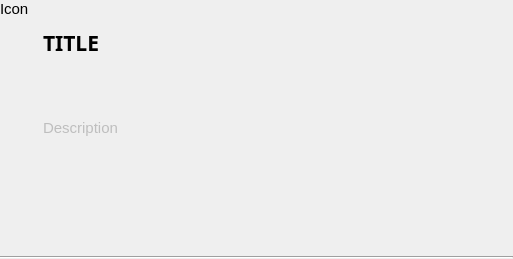
<?xml version="1.0" encoding="UTF-8"?>
<ui version="4.0">
 <class>CategoryWidget</class>
 <widget class="QWidget" name="CategoryWidget">
  <property name="geometry">
   <rect>
    <x>0</x>
    <y>0</y>
    <width>513</width>
    <height>259</height>
   </rect>
  </property>
  <property name="font">
   <font>
    <pointsize>11</pointsize>
   </font>
  </property>
  <property name="windowTitle">
   <string>Form</string>
  </property>
  <layout class="QVBoxLayout" name="verticalLayout">
   <property name="spacing">
    <number>0</number>
   </property>
   <property name="leftMargin">
    <number>0</number>
   </property>
   <property name="topMargin">
    <number>0</number>
   </property>
   <property name="rightMargin">
    <number>0</number>
   </property>
   <property name="bottomMargin">
    <number>0</number>
   </property>
   <item>
    <widget class="QWidget" name="headerWidget" native="true">
     <property name="sizePolicy">
      <sizepolicy hsizetype="Expanding" vsizetype="Minimum">
       <horstretch>0</horstretch>
       <verstretch>0</verstretch>
      </sizepolicy>
     </property>
     <property name="minimumSize">
      <size>
       <width>32</width>
       <height>64</height>
      </size>
     </property>
     <property name="font">
      <font>
       <pointsize>11</pointsize>
      </font>
     </property>
     <layout class="QGridLayout" name="gridLayout">
      <property name="leftMargin">
       <number>0</number>
      </property>
      <property name="topMargin">
       <number>0</number>
      </property>
      <property name="bottomMargin">
       <number>0</number>
      </property>
      <item row="0" column="0">
       <layout class="QHBoxLayout" name="horizontalLayout">
        <item>
         <widget class="QLabel" name="iconLabel">
          <property name="sizePolicy">
           <sizepolicy hsizetype="Minimum" vsizetype="Minimum">
            <horstretch>0</horstretch>
            <verstretch>0</verstretch>
           </sizepolicy>
          </property>
          <property name="minimumSize">
           <size>
            <width>32</width>
            <height>32</height>
           </size>
          </property>
          <property name="text">
           <string>Icon</string>
          </property>
          <property name="alignment">
           <set>Qt::AlignmentFlag::AlignLeading|Qt::AlignmentFlag::AlignLeft|Qt::AlignmentFlag::AlignTop</set>
          </property>
         </widget>
        </item>
        <item>
         <layout class="QVBoxLayout" name="verticalLayout_2">
          <property name="spacing">
           <number>0</number>
          </property>
          <property name="leftMargin">
           <number>5</number>
          </property>
          <item>
           <widget class="QLabel" name="titleLabel">
            <property name="sizePolicy">
             <sizepolicy hsizetype="Expanding" vsizetype="Minimum">
              <horstretch>0</horstretch>
              <verstretch>0</verstretch>
             </sizepolicy>
            </property>
            <property name="minimumSize">
             <size>
              <width>0</width>
              <height>16</height>
             </size>
            </property>
            <property name="font">
             <font>
              <family>Noto Sans</family>
              <pointsize>16</pointsize>
              <bold>true</bold>
             </font>
            </property>
            <property name="frameShape">
             <enum>QFrame::Shape::NoFrame</enum>
            </property>
            <property name="text">
             <string>TITLE</string>
            </property>
            <property name="margin">
             <number>0</number>
            </property>
           </widget>
          </item>
          <item>
           <widget class="QLabel" name="descriptionLabel">
            <property name="enabled">
             <bool>false</bool>
            </property>
            <property name="font">
             <font>
              <pointsize>11</pointsize>
              <bold>false</bold>
             </font>
            </property>
            <property name="text">
             <string>Description</string>
            </property>
           </widget>
          </item>
          <item>
           <widget class="QWidget" name="modulesWidget" native="true">
            <property name="sizePolicy">
             <sizepolicy hsizetype="Expanding" vsizetype="Minimum">
              <horstretch>0</horstretch>
              <verstretch>0</verstretch>
             </sizepolicy>
            </property>
            <property name="minimumSize">
             <size>
              <width>0</width>
              <height>0</height>
             </size>
            </property>
           </widget>
          </item>
         </layout>
        </item>
       </layout>
      </item>
     </layout>
    </widget>
   </item>
   <item>
    <widget class="QFrame" name="frame">
     <property name="sizePolicy">
      <sizepolicy hsizetype="Expanding" vsizetype="Fixed">
       <horstretch>0</horstretch>
       <verstretch>0</verstretch>
      </sizepolicy>
     </property>
     <property name="frameShape">
      <enum>QFrame::Shape::HLine</enum>
     </property>
     <property name="frameShadow">
      <enum>QFrame::Shadow::Sunken</enum>
     </property>
    </widget>
   </item>
  </layout>
 </widget>
 <resources/>
 <connections/>
</ui>
